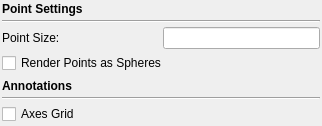
<?xml version="1.0" encoding="UTF-8"?>
<ui version="4.0">
 <class>VSAdvancedVisibilitySettingsWidget</class>
 <widget class="QWidget" name="VSAdvancedVisibilitySettingsWidget">
  <property name="geometry">
   <rect>
    <x>0</x>
    <y>0</y>
    <width>322</width>
    <height>116</height>
   </rect>
  </property>
  <property name="windowTitle">
   <string>Advanced Visibility Settings</string>
  </property>
  <layout class="QGridLayout" name="gridLayout">
   <property name="leftMargin">
    <number>1</number>
   </property>
   <property name="topMargin">
    <number>1</number>
   </property>
   <property name="rightMargin">
    <number>1</number>
   </property>
   <property name="bottomMargin">
    <number>1</number>
   </property>
   <property name="spacing">
    <number>4</number>
   </property>
   <item row="0" column="0">
    <widget class="QWidget" name="pointRenderingWidget" native="true">
     <layout class="QGridLayout" name="gridLayout_3">
      <property name="leftMargin">
       <number>1</number>
      </property>
      <property name="topMargin">
       <number>1</number>
      </property>
      <property name="rightMargin">
       <number>1</number>
      </property>
      <property name="bottomMargin">
       <number>1</number>
      </property>
      <property name="spacing">
       <number>4</number>
      </property>
      <item row="3" column="0" colspan="2">
       <widget class="QCheckBox" name="pointSphereCheckBox">
        <property name="text">
         <string>Render Points as Spheres</string>
        </property>
       </widget>
      </item>
      <item row="2" column="1">
       <widget class="QLineEdit" name="pointSizeEdit">
        <property name="sizePolicy">
         <sizepolicy hsizetype="Minimum" vsizetype="Fixed">
          <horstretch>0</horstretch>
          <verstretch>0</verstretch>
         </sizepolicy>
        </property>
       </widget>
      </item>
      <item row="2" column="0">
       <widget class="QLabel" name="pointSizeLabel">
        <property name="sizePolicy">
         <sizepolicy hsizetype="Minimum" vsizetype="Preferred">
          <horstretch>0</horstretch>
          <verstretch>0</verstretch>
         </sizepolicy>
        </property>
        <property name="text">
         <string>Point Size:</string>
        </property>
       </widget>
      </item>
      <item row="0" column="0" colspan="2">
       <widget class="QLabel" name="pointSettingsLabel">
        <property name="font">
         <font>
          <weight>75</weight>
          <bold>true</bold>
         </font>
        </property>
        <property name="text">
         <string>Point Settings</string>
        </property>
       </widget>
      </item>
      <item row="1" column="0" colspan="2">
       <widget class="Line" name="line">
        <property name="orientation">
         <enum>Qt::Horizontal</enum>
        </property>
       </widget>
      </item>
     </layout>
    </widget>
   </item>
   <item row="1" column="0">
    <widget class="QWidget" name="annotationWidget" native="true">
     <layout class="QVBoxLayout" name="verticalLayout">
      <property name="spacing">
       <number>4</number>
      </property>
      <property name="leftMargin">
       <number>1</number>
      </property>
      <property name="topMargin">
       <number>1</number>
      </property>
      <property name="rightMargin">
       <number>1</number>
      </property>
      <property name="bottomMargin">
       <number>1</number>
      </property>
      <item>
       <widget class="QLabel" name="annotationLabel">
        <property name="font">
         <font>
          <weight>75</weight>
          <bold>true</bold>
         </font>
        </property>
        <property name="text">
         <string>Annotations</string>
        </property>
       </widget>
      </item>
      <item>
       <widget class="Line" name="line_2">
        <property name="orientation">
         <enum>Qt::Horizontal</enum>
        </property>
       </widget>
      </item>
      <item>
       <widget class="QCheckBox" name="viewAxesGridCheckBox">
        <property name="text">
         <string>Axes Grid</string>
        </property>
       </widget>
      </item>
     </layout>
    </widget>
   </item>
  </layout>
 </widget>
 <resources/>
 <connections/>
</ui>
